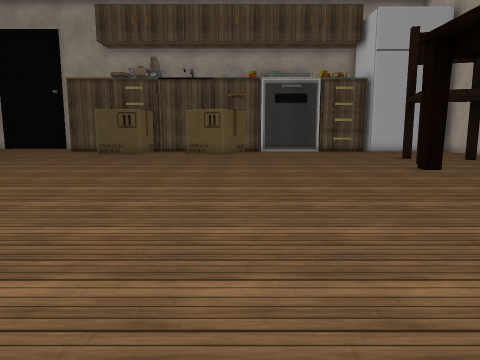
[1] (above)

16 first-person views from a walk through a scene from a Unity 3-D project. The camera is 1.2 m above the floor, tilts 8° down and sees 70° across. The floor is counted in squares, 1 m on a side. Each view is taken from the middle of a square. On the plan, view 1 faces up. The plan holds only what a view shows up to about 14 squares ahead; the rest is blank. The place goes on beyond the plan. The player character is not drawn. Some surface patterns are stand-ins.

[2]
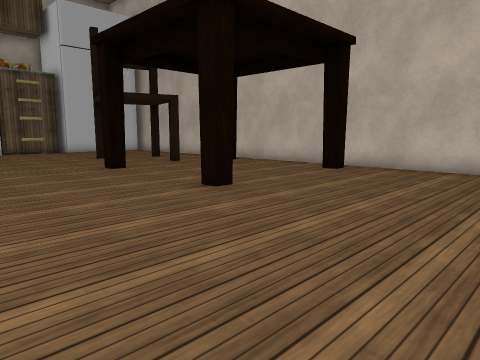

[3]
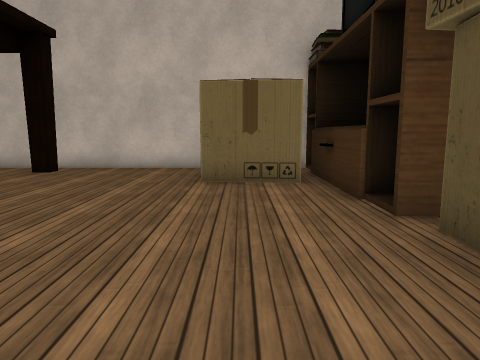

[4]
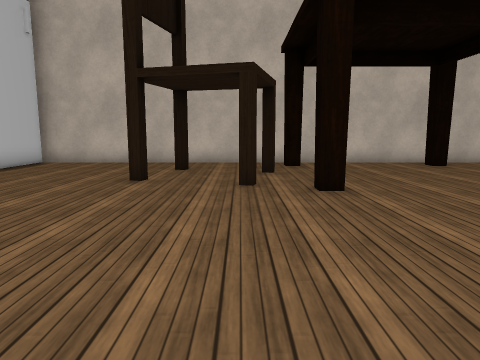

[5]
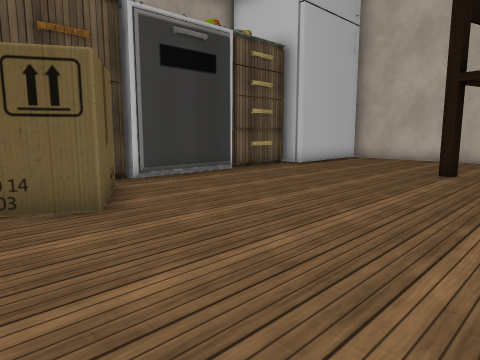

[6]
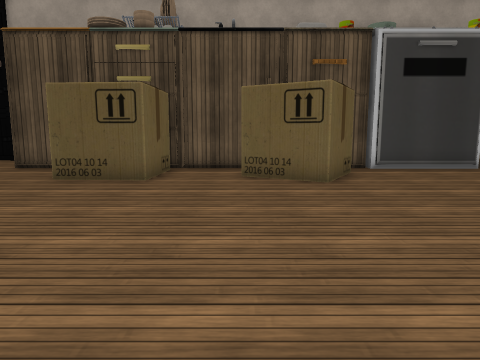

[7]
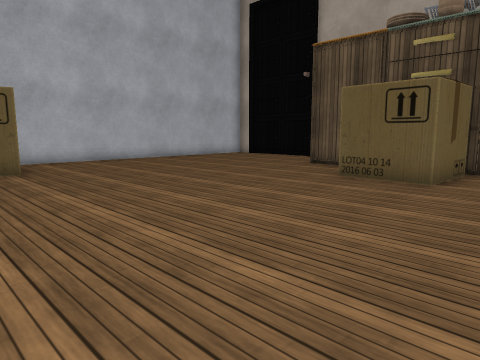

[8]
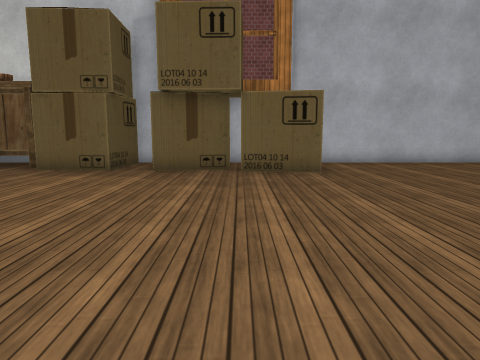

[9]
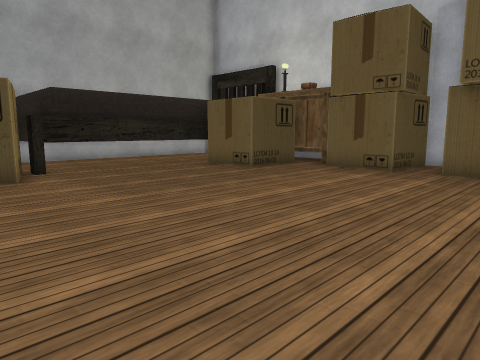

[10]
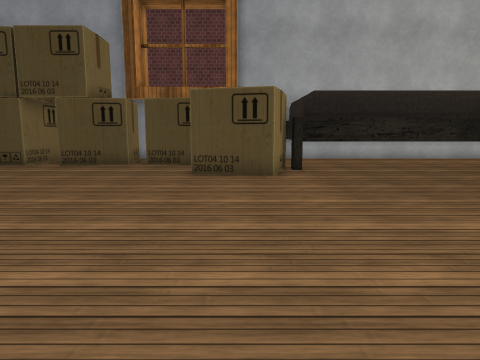

[11]
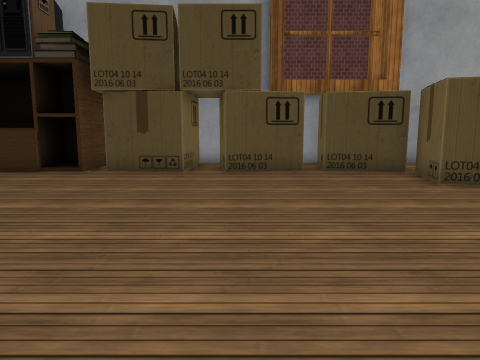

[12]
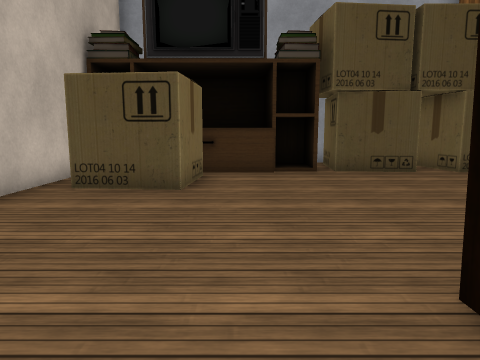

[13]
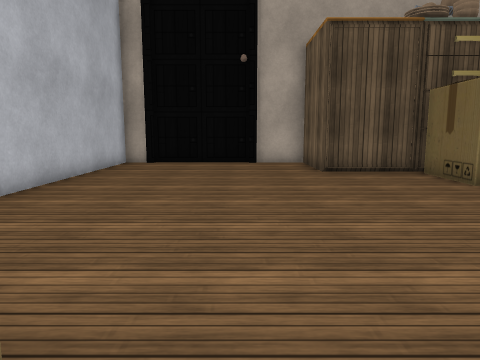

[14]
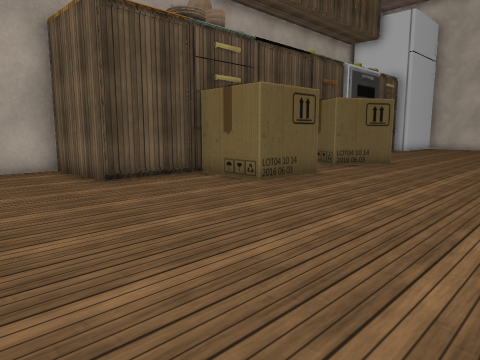

[15]
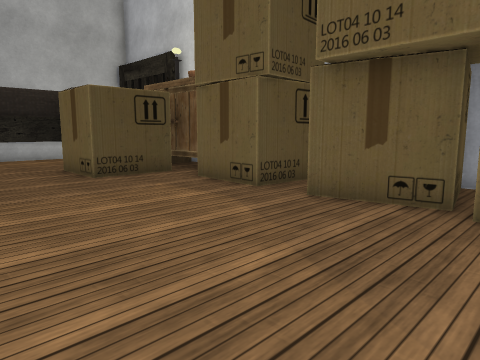

[16]
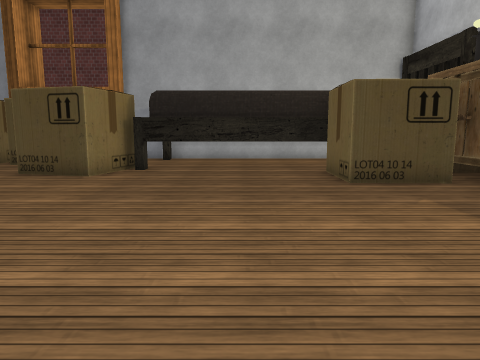

### Floor plan
Points are (right, up) in squares from view 1. A wall is a line through its corners. A room is listed if a view was taken in it or the views show most of it. See-through windows are left out.
Room 1 (views 1, 2, 3, 4, 5, 6, 7, 8, 9, 10, 11, 12, 13, 14, 15, 16)
walls: (-7, -2.4) (-7, -3.9); (-13, -0.8) (-6.7, -0.8) (-6.7, -1.2); (-17.5, 10.1) (-17.5, 9.1); (-2.1, -5.5) (-1.5, -5.5); (-17.5, 6.6) (-17.5, 6); (1.8, -5.5) (2.6, -5.5); (-10.4, 24.5) (-12.4, 24.5); (-8.5, -5.5) (-5.5, -5.5); (12.1, 20.5) (7.9, 20.5) (7.9, 21.5); (12.5, -2.2) (12.5, 20.9); (-16.6, 24.5) (-17.5, 24.5) (-17.5, 13.1)
ways out: gap at (12, 6); gap at (12, 11)
objects: cabinet (-17, 0) to (-15, 2); other object (-17, 4) to (-15, 6); other object (-17, 7) to (-15, 10); other object (-15, 0) to (-13, 2); other object (-14, 11) to (-14, 12); counter (-10, 21) to (-8, 24); other object (-8, 19) to (-5, 21); other object (-6, -2) to (-4, 1); sink (-4, 21) to (-3, 21); other object (-3, -5) to (-2, -2); other object (-3, 18) to (0, 20); other object (-1, -4) to (2, -2); other object (0, 21); stove (1, 21) to (2, 21); other object (3, -5) to (5, -2); other object (5, 21) to (7, 21); other object (6, -4) to (12, -2); other object (6, 6); other object (6, 11); chair (7, 13); other object (9, -1) to (11, 1); chair (9, 12); chair (10, 15)

Where each view was taken, in squares from view 1:
view 1: 0 up, 0 right, facing up
view 2: 0 up, 1 right, facing up-right
view 3: 0 up, 1 right, facing right
view 4: 13 up, 1 left, facing right
view 5: 13 up, 3 left, facing up-right
view 6: 10 up, 3 left, facing up
view 7: 10 up, 3 left, facing up-left
view 8: 10 up, 4 left, facing left
view 9: 10 up, 4 left, facing down-left
view 10: 10 up, 5 left, facing down
view 11: 8 up, 1 right, facing down
view 12: 8 up, 8 right, facing down
view 13: 11 up, 13 left, facing up
view 14: 13 up, 14 left, facing up-right
view 15: 11 up, 9 left, facing down-left
view 16: 10 up, 10 left, facing down
